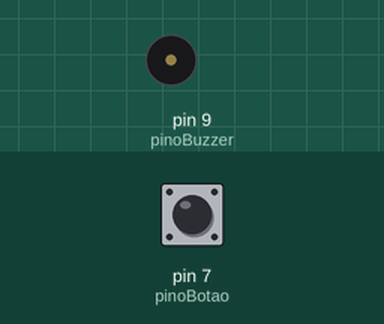
Simulated run of this sketch. Board: Arduino Uno, built with avr-gcc and run on an emulated ATmega328P. Parts: buzzer (waves = sounding). The inputs (shaded band) are chosen by the test bench; at power-on: pin 7 (pinoBotao) LOW.

Above: at 1.2 s.
1.3 s: pin 7 (pinoBotao) pulled HIGH for 0.15 s
At 1.37 s:
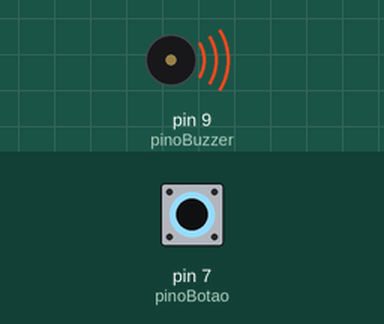
2.9 s: pin 7 (pinoBotao) pulled HIGH for 3.2 s
At 6.7 s:
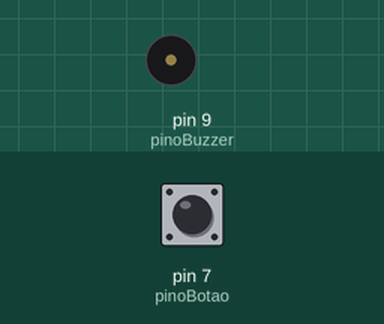
Timing chart, 0 to 8.2 s (numbered marks = the images above; inputs shaded):
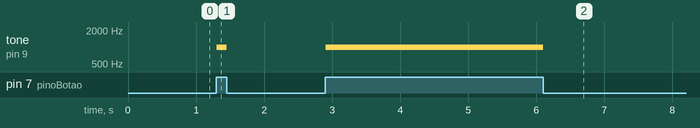

Measured:
- after the input at 1.3 s, tone on pin 9 (pinoBuzzer): silent → 1000 Hz at once, → silent 0.15 s later
- after the input at 2.9 s, tone on pin 9 (pinoBuzzer): silent → 1000 Hz at once, → silent 3.2 s later

The sketch:

sketch.ino
```cpp
// Definição dos pinos
const int pinoBotao = 7;
const int pinoBuzzer = 9;

void setup() {
  // Configura os pinos de entrada e saída
  pinMode(pinoBotao, INPUT);
  pinMode(pinoBuzzer, OUTPUT);
}

void loop() {
  // Lê o estado instantâneo do botão
  int estadoBotao = digitalRead(pinoBotao);

  // Se o botão estiver pressionado
  if (estadoBotao == HIGH) {
    // Emite um som no buzzer.
    // O formato é: tone(Pino, Frequência em Hertz)
    tone(pinoBuzzer, 1000);
  }
  // Se o botão estiver solto
  else {
    // Para de emitir o som imediatamente
    noTone(pinoBuzzer);
  }

  // Um pequeno atraso só para estabilidade de leitura
  delay(10);
}
```
